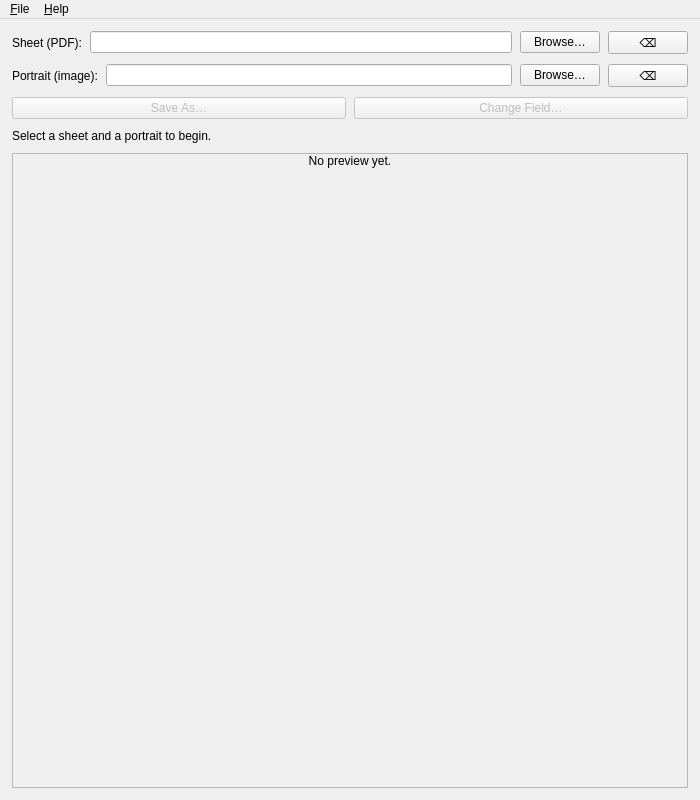
<?xml version="1.0" encoding="UTF-8"?>
<!--
Qt Designer form for MainWindow — the visual layout only. All behavior
(signal/slot wiring, business logic) lives in main_window.py, which loads
this file at runtime via `PyQt6.uic.loadUi()`. Edit this either by hand or
by opening it in Qt Designer/`pyuic6`'s companion tool `designer`.
-->
<ui version="4.0">
 <class>MainWindow</class>
 <widget class="QMainWindow" name="MainWindow">
  <property name="geometry">
   <rect>
    <x>0</x>
    <y>0</y>
    <width>700</width>
    <height>800</height>
   </rect>
  </property>
  <widget class="QWidget" name="centralwidget">
   <layout class="QVBoxLayout" name="rootLayout" stretch="0,0,0,0,1">
    <property name="leftMargin">
     <number>12</number>
    </property>
    <property name="topMargin">
     <number>12</number>
    </property>
    <property name="rightMargin">
     <number>12</number>
    </property>
    <property name="bottomMargin">
     <number>12</number>
    </property>
    <property name="spacing">
     <number>10</number>
    </property>
    <item>
     <layout class="QHBoxLayout" name="sheetRow" stretch="0,1,0,0">
      <property name="spacing">
       <number>8</number>
      </property>
      <item>
       <widget class="QLabel" name="sheetRowLabel">
        <property name="text">
         <string>Sheet (PDF):</string>
        </property>
       </widget>
      </item>
      <item>
       <widget class="QLineEdit" name="sheet_line_edit">
        <property name="readOnly">
         <bool>true</bool>
        </property>
       </widget>
      </item>
      <item>
       <widget class="QPushButton" name="sheet_browse_button">
        <property name="text">
         <string>Browse…</string>
        </property>
       </widget>
      </item>
      <item>
       <widget class="QPushButton" name="sheet_clear_button">
        <property name="text">
         <string>⌫</string>
        </property>
       </widget>
      </item>
     </layout>
    </item>
    <item>
     <layout class="QHBoxLayout" name="portraitRow" stretch="0,1,0,0">
      <property name="spacing">
       <number>8</number>
      </property>
      <item>
       <widget class="QLabel" name="portraitRowLabel">
        <property name="text">
         <string>Portrait (image):</string>
        </property>
       </widget>
      </item>
      <item>
       <widget class="QLineEdit" name="portrait_line_edit">
        <property name="readOnly">
         <bool>true</bool>
        </property>
       </widget>
      </item>
      <item>
       <widget class="QPushButton" name="portrait_browse_button">
        <property name="text">
         <string>Browse…</string>
        </property>
       </widget>
      </item>
      <item>
       <widget class="QPushButton" name="portrait_clear_button">
        <property name="text">
         <string>⌫</string>
        </property>
       </widget>
      </item>
     </layout>
    </item>
    <item>
     <layout class="QHBoxLayout" name="buttonsRow">
      <property name="spacing">
       <number>8</number>
      </property>
      <item>
       <widget class="QPushButton" name="save_button">
        <property name="enabled">
         <bool>false</bool>
        </property>
        <property name="text">
         <string>Save As…</string>
        </property>
       </widget>
      </item>
      <item>
       <widget class="QPushButton" name="change_field_button">
        <property name="enabled">
         <bool>false</bool>
        </property>
        <property name="visible">
         <bool>false</bool>
        </property>
        <property name="text">
         <string>Change Field…</string>
        </property>
       </widget>
      </item>
     </layout>
    </item>
    <item>
     <widget class="QLabel" name="status_label">
      <property name="text">
       <string>Select a sheet and a portrait to begin.</string>
      </property>
     </widget>
    </item>
    <item>
     <widget class="QScrollArea" name="preview_scroll_area">
      <property name="widgetResizable">
       <bool>true</bool>
      </property>
      <widget class="QLabel" name="preview_label">
       <property name="text">
        <string>No preview yet.</string>
       </property>
       <property name="alignment">
        <set>Qt::AlignmentFlag::AlignHCenter</set>
       </property>
      </widget>
     </widget>
    </item>
   </layout>
  </widget>
  <widget class="QMenuBar" name="menubar">
   <widget class="QMenu" name="file_menu">
    <property name="title">
     <string>&amp;File</string>
    </property>
    <addaction name="open_sheet_action"/>
    <addaction name="open_portrait_action"/>
    <addaction name="save_as_action"/>
    <addaction name="separator"/>
    <addaction name="quit_action"/>
   </widget>
   <widget class="QMenu" name="help_menu">
    <property name="title">
     <string>&amp;Help</string>
    </property>
    <addaction name="about_action"/>
   </widget>
   <addaction name="file_menu"/>
   <addaction name="help_menu"/>
  </widget>
  <action name="open_sheet_action">
   <property name="text">
    <string>Open &amp;Sheet…</string>
   </property>
  </action>
  <action name="open_portrait_action">
   <property name="text">
    <string>Open &amp;Portrait…</string>
   </property>
  </action>
  <action name="save_as_action">
   <property name="enabled">
    <bool>false</bool>
   </property>
   <property name="text">
    <string>&amp;Save As…</string>
   </property>
  </action>
  <action name="quit_action">
   <property name="text">
    <string>&amp;Quit</string>
   </property>
  </action>
  <action name="about_action">
   <property name="text">
    <string>&amp;About Set TTRPG Portrait</string>
   </property>
  </action>
 </widget>
 <resources/>
 <connections/>
</ui>
